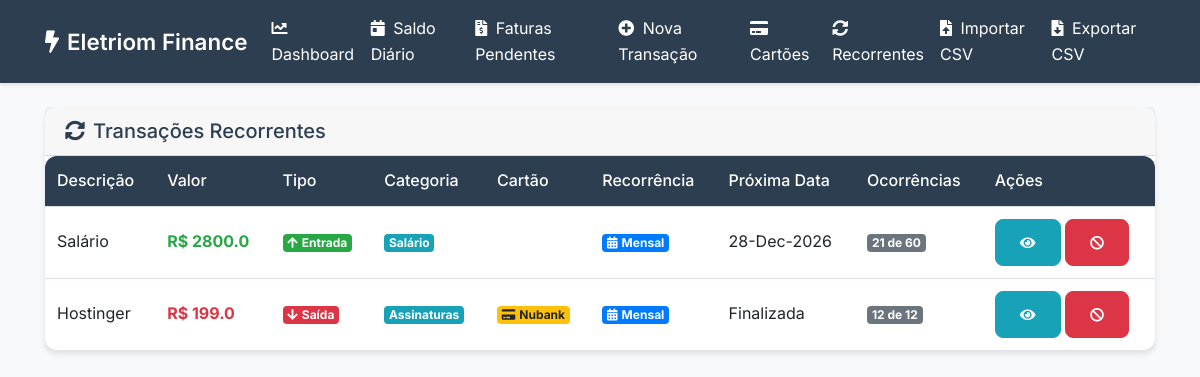
The page /recurring (signed in) on the database its author committed.
### app.py (models this page shows, shortened)
class Transaction(db.Model):
    id = db.Column(db.Integer, primary_key=True)
    date = db.Column(db.Date, nullable=False)
    value = db.Column(db.Float, nullable=False)
    description = db.Column(db.String(200), nullable=False)
    trans_type = db.Column(db.String(10), nullable=False)  # "entrada" ou "saida"
    category = db.Column(db.String(50), nullable=True)
    is_recurring = db.Column(db.Boolean, default=False)
    recurrence_type = db.Column(db.String(20), nullable=True)  # "diario", "semanal", "mensal", "anual"
    recurrence_end_date = db.Column(db.Date, nullable=True)
    recurrence_count = db.Column(db.Integer, nullable=True)
    parent_id = db.Column(db.Integer, db.ForeignKey('transaction.id'), nullable=True)
    credit_card_id = db.Column(db.Integer, db.ForeignKey('credit_card.id'), nullable=True)
    user_id = db.Column(db.Integer, db.ForeignKey('user.id'), nullable=False)

class CreditCard(db.Model):
    id = db.Column(db.Integer, primary_key=True)
    name = db.Column(db.String(100), nullable=False)
    limit = db.Column(db.Float, nullable=False)
    due_day = db.Column(db.Integer, nullable=False)  # Dia de vencimento (1-31)
    closing_day = db.Column(db.Integer, nullable=False)  # Dia de fechamento (1-31)
    user_id = db.Column(db.Integer, db.ForeignKey('user.id'), nullable=False)

### app.py (the view)
@app.route('/recurring')
@login_required
def recurring_transactions():
    recurring_groups = []
    parent_transactions = Transaction.query.filter_by(is_recurring=True, parent_id=None).all()
    for parent in parent_transactions:
        series_transactions = Transaction.query.filter(
            db.or_(
                Transaction.id == parent.id,
                Transaction.parent_id == parent.id
            )
        ).order_by(Transaction.date).all()
        today = datetime.now().date()
        future_transactions = [t for t in series_transactions if t.date > today]
        next_date = future_transactions[0].date.strftime("%d-%b-%Y") if future_transactions else "Finalizada"
        credit_card_name = None
        if parent.credit_card_id:
            card = CreditCard.query.get(parent.credit_card_id)
            if card:
                credit_card_name = card.name
        recurring_groups.append({
            'id': parent.id,
            'description': parent.description,
            'value': parent.value,
            'trans_type': parent.trans_type,
            'category': parent.category,
            'recurrence_type': parent.recurrence_type,
            'next_date': next_date,
            'count': len(series_transactions) - len(future_transactions),  # Ocorrências passadas
            'total': len(series_transactions),  # Total de ocorrências
            'credit_card_id': parent.credit_card_id,
            'credit_card_name': credit_card_name
        })
    return render_template('recurring.html', recurring_groups=recurring_groups)

### app.py (called while the page is built)
@login_manager.user_loader
def load_user(user_id):
    return db.session.get(User, int(user_id))

### templates/recurring.html (shortened to what this page needs)
{% extends "base.html" %}
{% block content %}
<div class="card mb-4">
  <div class="card-header d-flex justify-content-between align-items-center">
    <h5 class="mb-0"><i class="fas fa-sync-alt mr-2"></i>Transações Recorrentes</h5>
  </div>
  <div class="table-responsive">
    <table class="table table-hover mb-0">
      <thead>
        <tr>
          <th>Descrição</th>
          <th>Valor</th>
          <th>Tipo</th>
          <th>Categoria</th>
          <th>Cartão</th>
          <th>Recorrência</th>
          <th>Próxima Data</th>
          <th>Ocorrências</th>
          <th>Ações</th>
        </tr>
      </thead>
      <tbody>
        {% for group in recurring_groups %}
        <tr>
          <td>{{ group.description }}</td>
          <td class="font-weight-bold {% if group.trans_type == 'entrada' %}text-success{% else %}text-danger{% endif %}">
            R$ {{ group.value | round(2) }}
          </td>
          <td>
            {% if group.trans_type == 'entrada' %}
            <span class="badge badge-success"><i class="fas fa-arrow-up mr-1"></i>Entrada</span>
            {% else %}
            <span class="badge badge-danger"><i class="fas fa-arrow-down mr-1"></i>Saída</span>
            {% endif %}
          </td>
          <td>{% if group.category %}<span class="badge badge-info">{{ group.category }}</span>{% endif %}</td>
          <td>{% if group.credit_card_name %}<span class="badge badge-warning"><i class="fas fa-credit-card mr-1"></i>{{ group.credit_card_name }}</span>{% endif %}</td>
          <td>
            <span class="badge badge-primary">
              {% if group.recurrence_type == 'diario' %}
                <i class="fas fa-calendar-day mr-1"></i>Diária
              {% elif group.recurrence_type == 'semanal' %}
                <i class="fas fa-calendar-week mr-1"></i>Semanal
              {% elif group.recurrence_type == 'mensal' %}
                <i class="fas fa-calendar-alt mr-1"></i>Mensal
              {% elif group.recurrence_type == 'anual' %}
                <i class="fas fa-calendar mr-1"></i>Anual
              {% endif %}
            </span>
          </td>
          <td>{{ group.next_date }}</td>
          <td><span class="badge badge-secondary">{{ group.count }} de {{ group.total }}</span></td>
          <td>
            <button class="btn btn-sm btn-info btn-view-series" data-id="{{ group.id }}"><i class="fas fa-eye"></i></button>
            <button class="btn btn-sm btn-danger btn-cancel-series" data-id="{{ group.id }}"><i class="fas fa-ban"></i></button>
          </td>
        </tr>
        {% endfor %}
      </tbody>
    </table>
  </div>
</div>
{% endblock %}

### static/style.css (style rules this page uses)
:root { --primary-color: #2c3e50; --secondary-color: #34495e; --accent-color: #3498db; --success-color: #2ecc71; --danger-color: #e74c3c; --text-color: #2c3e50; --light-bg: #f8f9fa; --border-color: #dee2e6; }
* { margin: 0; padding: 0; box-sizing: border-box; }
body { font-family: 'Inter', -apple-system, BlinkMacSystemFont, sans-serif; line-height: 1.6; color: var(--text-color); background-color: var(--light-bg); }
.card { border: none; border-radius: 12px; box-shadow: 0 4px 6px rgba(0,0,0,0.1); transition: transform 0.2s; }
.table { background: white; border-radius: 12px; overflow: hidden; box-shadow: 0 2px 4px rgba(0,0,0,0.05); }
.table thead th { background-color: var(--primary-color); color: white; font-weight: 500; border: none; }
.table td { vertical-align: middle; border-color: var(--border-color); }
.btn { border-radius: 8px; padding: 0.75rem 1.5rem; font-weight: 500; transition: transform 0.2s; }

### rows shown on the page
Transaction: description "Salário", value "2800.0", trans_type "entrada" (drawn), category "Salário", recurrence_type "mensal" (drawn), next_date "28-Dec-2026", count "21", total "60"
Transaction: description "Hostinger", value "199.0", trans_type "saida" (drawn), category "Assinaturas", recurrence_type "mensal" (drawn)
CreditCard: credit_card_name "Nubank"

### other values the page prints
{{ group.next_date }} "Finalizada"
{{ group.count }} "12"
{{ group.total }} "12"
